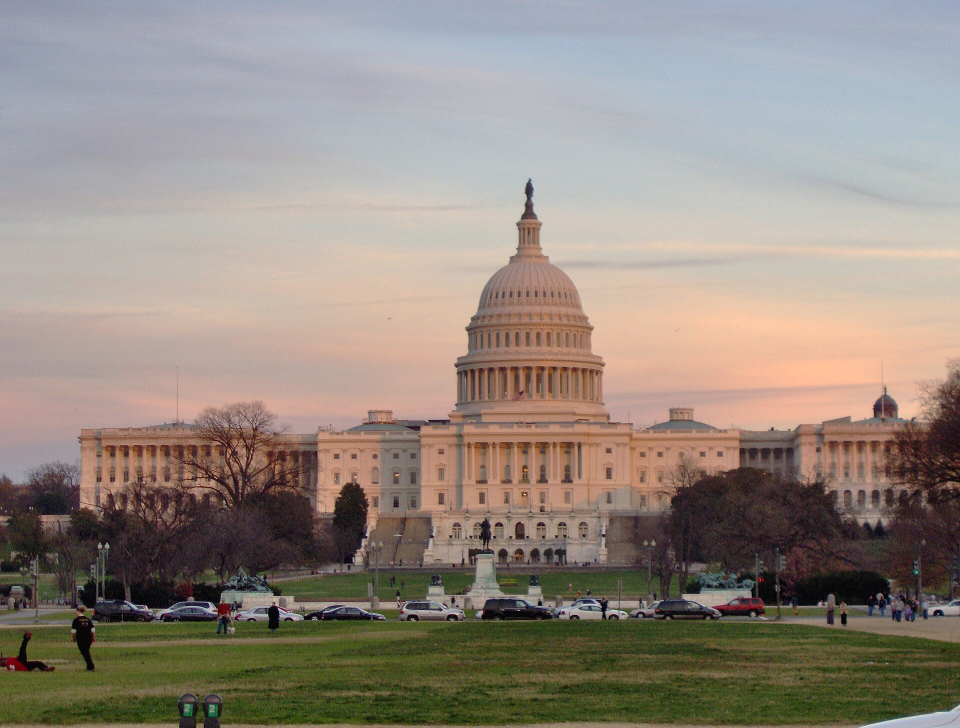
#> input picture la_cosa_nuestra/miniaturas/assets/bg_capitolio.jpg, 1920 x 1455 px (shown at 1/2 size)
$ python miniatura_ovidio.py
#> lines starting #> are read from the running program, lines starting #| are printed output that depends on the picture; after the words box and inside, x2 and y2 are one past the last pixel; in counts of white or black regions, pixels touching at a corner belong together
### la_cosa_nuestra/miniaturas/crear_miniaturas.py
#!/usr/bin/env python3
"""Miniaturas 1280x720 para 'El Señor de los Cielos' (Amado Carrillo Fuentes). Diseño propio inspirado en el estilo de
las miniaturas de referencia (rostro recortado con brillo rojo, número/texto enorme, círculo rojo, papel rasgado, sangre).
Uso: python3 crear_miniaturas.py [carpeta_salida]"""
import math, os, random, sys
import cv2, numpy as np
from PIL import Image, ImageDraw, ImageFilter, ImageFont

AQUI = os.path.dirname(os.path.abspath(__file__))
A = lambda n: os.path.join(AQUI, "assets", n)
W, H = 1280, 720
FONT = "/usr/share/fonts/opentype/inter/Inter-Black.otf"
ROJO = (214, 24, 24); AMARILLO = (255, 214, 10); BLANCO = (255, 255, 255)


def font(sz): return ImageFont.truetype(FONT, sz)


def cover(im, w, h, cx=0.5, cy=0.5):
    s = max(w / im.width, h / im.height)
    im = im.resize((int(im.width * s) + 1, int(im.height * s) + 1), Image.LANCZOS)
    x = int((im.width - w) * cx); y = int((im.height - h) * cy)
    return im.crop((x, y, x + w, y + h))


def cargar(n): return Image.open(A(n)).convert("RGB")


def vineta(im, fuerza=0.75):
    a = np.asarray(im).astype(np.float32)
    yy, xx = np.mgrid[0:a.shape[0], 0:a.shape[1]]
    d = np.sqrt(((xx - a.shape[1] / 2) / (a.shape[1] / 2)) ** 2 + ((yy - a.shape[0] / 2) / (a.shape[0] / 2)) ** 2)
    m = 1 - fuerza * np.clip(d - 0.45, 0, 1) ** 1.4
    return Image.fromarray(np.clip(a * m[..., None], 0, 255).astype(np.uint8))


# [63 lines left out: functions grano, tinte, rostro, con_brillo, texto, not called in this run]


def ancho_texto(s, sz, trazo=8):
    b = font(sz).getbbox(s, stroke_width=trazo)
    return b[2] - b[0]


# [24 lines left out: functions ajustar, sangre, not called in this run]


def rasgado(w, h, seed=1, amp=9, paso=14):
    """mascara L de un trozo de papel con los bordes rasgados"""
    r = random.Random(seed); pts = []
    for x in range(0, w, paso): pts.append((x, r.uniform(-amp, amp)))
    for y in range(0, h, paso): pts.append((w + r.uniform(-amp, amp), y))
    for x in range(w, 0, -paso): pts.append((x, h + r.uniform(-amp, amp)))
    for y in range(h, 0, -paso): pts.append((r.uniform(-amp, amp), y))
    m = Image.new("L", (w, h), 0)
    ImageDraw.Draw(m).polygon([(x + 0, y + 0) for x, y in pts], fill=255)
    return m


def papel_rasgado(base, foto, caja, seed=1, rot=0, borde=10):
    """pega 'foto' (RGB) con borde de papel blanco rasgado y sombra en 'caja' = (x, y, w, h)"""
    x, y, w, h = caja
    foto = cover(foto, w, h)
    mf = rasgado(w, h, seed, amp=6, paso=12)
    W2, H2 = w + 2 * borde, h + 2 * borde
    mp = rasgado(W2, H2, seed + 7, amp=8, paso=10)
    papel = Image.new("RGBA", (W2, H2), (238, 232, 218, 255)); papel.putalpha(mp)
    papel.paste(foto, (borde, borde), mf)
    sh = Image.new("RGBA", (W2 + 60, H2 + 60), (0, 0, 0, 0))
    sh.paste(Image.new("RGBA", (W2, H2), (0, 0, 0, 190)), (30, 30), mp)
    sh = sh.filter(ImageFilter.GaussianBlur(10))
    pieza = Image.new("RGBA", (W2 + 60, H2 + 60), (0, 0, 0, 0)); pieza.alpha_composite(sh, (10, 12)); pieza.alpha_composite(papel, (30, 30))
    if rot: pieza = pieza.rotate(rot, resample=Image.BICUBIC, expand=True)
    b = base.convert("RGBA"); cx, cy = x + w // 2, y + h // 2
    b.alpha_composite(pieza, (cx - pieza.width // 2, cy - pieza.height // 2))
    return b.convert("RGB")


# [168 lines left out: functions circulo_flecha, cinta, sello, v1, v2, corcho and 5 more, not called in this run]


# [2 lines that do not run on import are left out]

### la_cosa_nuestra/miniaturas/miniatura_documental.py
#!/usr/bin/env python3
"""Miniatura estilo 'collage documental' (fotos rasgadas, expediente de fondo, rostro grande en COLOR).
El color del rostro es una colorizacion estimada (mapa de color por luminosidad) sobre la ficha en blanco y negro.
Uso: python3 miniatura_documental.py [carpeta_salida]"""
import os, sys, random
import numpy as np
from PIL import Image, ImageDraw, ImageFilter
from crear_miniaturas import *

RAMPA = [(0, (8, 7, 8)), (50, (46, 34, 30)), (110, (130, 94, 80)), (170, (190, 146, 124)), (215, (222, 180, 156)), (255, (240, 212, 192))]


# [9 lines left out: function colorizar, not called in this run]


def tira_texto(d, x, y, w, color, seed, n, alto=7, sep=17):
    r = random.Random(seed)
    for i in range(n):
        d.rectangle((x, y + i * sep, x + w * r.uniform(0.45, 1.0), y + i * sep + alto), fill=color)


def expediente(base, xy, tam, rot, mug, rojo=True):
    w, h = tam
    pg = Image.new("RGBA", (w, h), (232, 226, 208, 255)); d = ImageDraw.Draw(pg)
    d.rectangle((0, 0, w, 36), fill=(200, 190, 168, 255)); tira_texto(d, 16, 10, w * 0.5, (90, 80, 70, 255), 1, 1, 14)
    tira_texto(d, 16, 60, w * (0.55 if mug is not None else 0.95), (120, 112, 100, 255), 2, 9)
    tira_texto(d, 16, h - 120, w - 40, (120, 112, 100, 255), 3, 6)
    if rojo:
        for yy, ww in ((88, 150), (122, 110), (190, 170)): d.rectangle((16, yy, 16 + ww, yy + 11), fill=(40, 40, 40, 255))
    if mug is not None:
        m = mug.resize((int(w * 0.32), int(w * 0.32 * 1.15)), Image.LANCZOS)
        pg.paste(m, (w - m.width - 20, 54))
        d.rectangle((w - m.width - 20, 54, w - 20, 54 + m.height), outline=(60, 60, 60, 255), width=2)
    sh = Image.new("RGBA", (w + 60, h + 60), (0, 0, 0, 0)); sh.paste(Image.new("RGBA", (w, h), (0, 0, 0, 200)), (30, 30)); sh = sh.filter(ImageFilter.GaussianBlur(12))
    can = Image.new("RGBA", (w + 60, h + 60), (0, 0, 0, 0)); can.alpha_composite(sh, (8, 10)); can.alpha_composite(pg, (30, 30))
    can = can.rotate(rot, resample=Image.BICUBIC, expand=True)
    b = base.convert("RGBA"); b.alpha_composite(can, (int(xy[0] - can.width / 2), int(xy[1] - can.height / 2))); return b.convert("RGB")


def realzar(im, brillo=1.0, sat=1.12, contraste=1.1):
    a = np.asarray(im).astype(np.float32)
    g = a.mean(axis=2, keepdims=True); a = g + (a - g) * sat
    a = (a - 128) * contraste + 128 + (brillo - 1) * 128
    return Image.fromarray(np.clip(a, 0, 255).astype(np.uint8))


# [12 lines left out: function fondo_collage, not called in this run]


def base(var="A"):
    im = fondo_collage(var)
    return expediente(im, (1090, 175), (350, 280), 5, None)


def con_cara(im):
    cara = colorizar(rostro(740))
    return con_brillo(im, cara, (10, H - cara.height + 25), (200, 25, 25), radio=22, intens=0.55, borde=11, borde_color=(235, 230, 215))


def va(var="A"):
    return grano(vineta(con_cara(base(var)), 0.3), 4)


# [4 lines left out: function main, not called in this run]


# [2 lines that do not run on import are left out]

### la_cosa_nuestra/miniaturas/miniatura_ovidio.py
#!/usr/bin/env python3
"""Miniatura 'Ovidio: hizo rendirse a todo un gobierno... y termino rendiendose ante EE.UU.' (sin texto, collage documental).
Mitad 'gobierno mexicano' (ejercito, Palacio Nacional) y mitad 'EE.UU.' (Capitolio, Departamento de Justicia)."""
import os, sys
import numpy as np
from PIL import Image
from miniatura_documental import *

CONFIGS = {
    "A": ("bg_capitolio.jpg", [("bg_blindado_mx.jpg", (900, 185, 800, 390), -2, 4), ("bg_justicia.jpg", (700, 545, 640, 350), 3, 3),
                               ("bg_edificio_mx.jpg", (1110, 545, 540, 350), -3, 5)]),
    "B": ("bg_capitolio_noche.jpg", [("bg_aeropuerto_culiacan.jpg", (900, 185, 800, 390), -2, 4), ("bg_vehiculo_mx.jpg", (700, 545, 640, 350), 3, 3),
                                     ("bg_muro.jpg", (1110, 545, 540, 350), -3, 5)]),
}


def cara_ovidio(altura):
    im = Image.open(A("ovidio_recorte.png")).convert("RGBA")
    ys, xs = np.nonzero(np.asarray(im.split()[3]) > 20)
    im = im.crop((xs.min(), ys.min(), xs.max() + 1, ys.max() + 1))
    rgb = realzar(im.convert("RGB"), 1.0, 1.1, 1.12); rgb.putalpha(im.split()[3])
    return rgb.resize((int(rgb.width * altura / rgb.height), altura), Image.LANCZOS)


def miniatura(var):
    fondo, piezas = CONFIGS[var]
    im = realzar(cover(cargar(fondo), W, H), 0.8, 1.0, 1.05)
#> in cargar, returned value is the input picture: PIL image 1920x1455 RGB; mean R, G, B 147.7, 137.3, 128.1
#> in cover, `s = max(w / im.width, h / im.height)`: s = 0.667
    for nom, (cx, cy, w, h), rot, sd in piezas:
        im = papel_rasgado(im, realzar(cargar(nom)), (cx - w // 2, cy - h // 2, w, h), seed=sd, rot=rot, borde=8)
#> call 2 of cargar, with n = 'bg_blindado_mx.jpg'
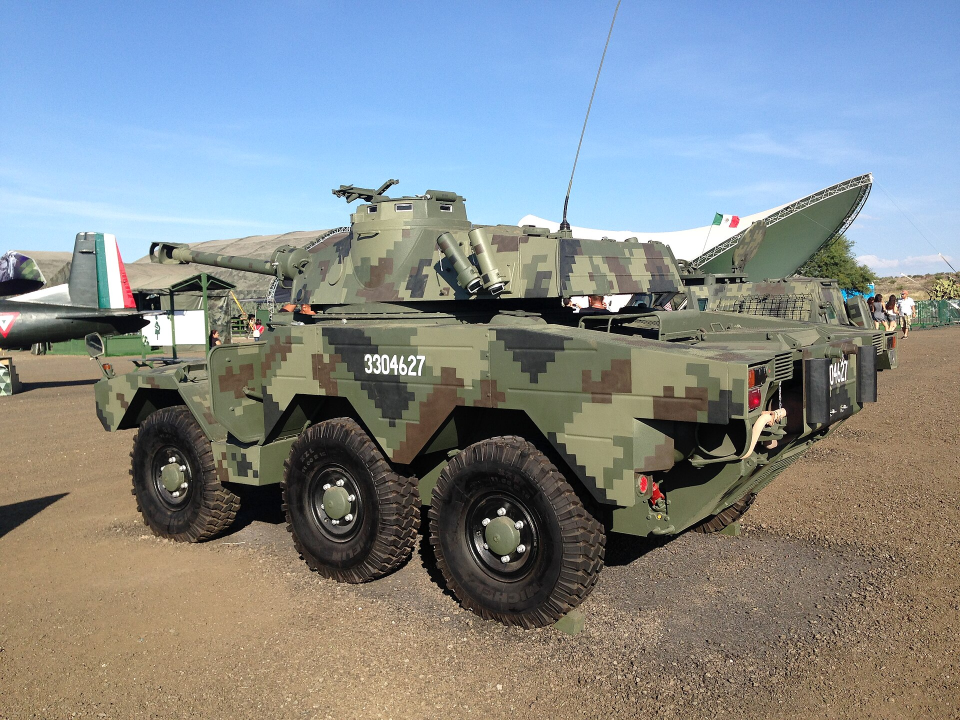
#> input picture la_cosa_nuestra/miniaturas/assets/bg_blindado_mx.jpg, 1920 x 1440 px (shown at 1/2 size)
#> in cargar, returned value is the input picture: PIL image 1920x1440 RGB; mean R, G, B 132, 138.7, 141.1
#> call 2 of realzar, with brillo = 1, sat = 1.12, contraste = 1.1
#> in realzar (call 2), `g = a.mean(axis=2, keepdims=True)`:
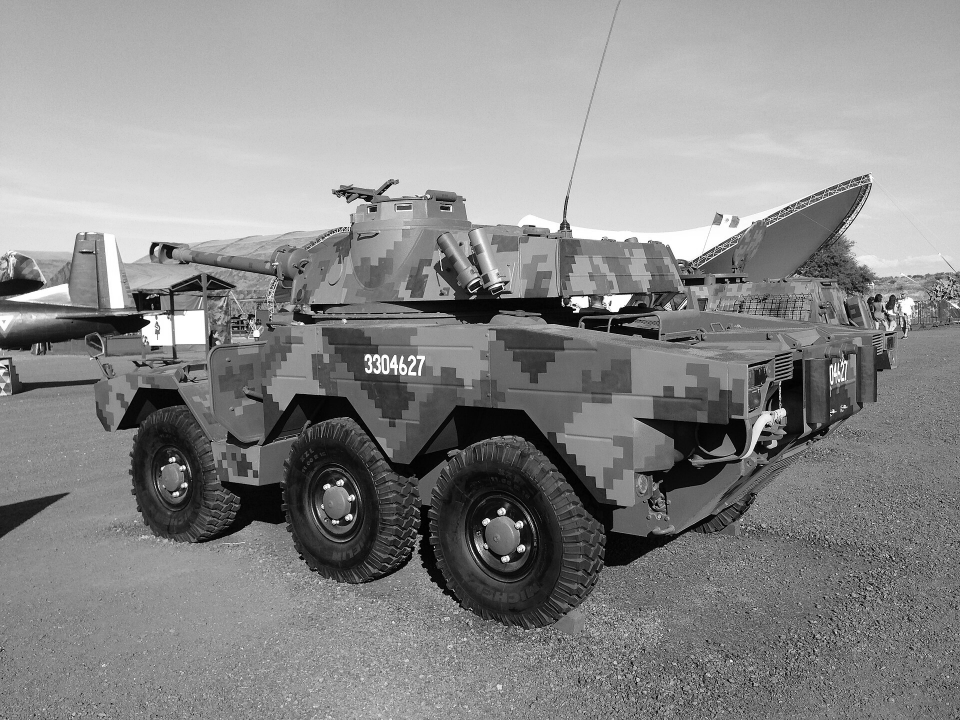
#> g: shape (1440, 1920, 1) float32 (shown at 1/2 size); min 0, max 255, mean 137.3
#> in papel_rasgado, `x, y, w, h = caja`: x = 500; y = -10; w = 800; h = 390
#> call 2 of cover, with w = 800, h = 390, cx = 0.5, cy = 0.5
#> in cover (call 2), `s = max(w / im.width, h / im.height)`: s = 0.417
#> in cover (call 2), `y = int((im.height - h) * cy)`: y = 105
#> in cover (call 2), `return im.crop((x, y, x + w, y + h))`:
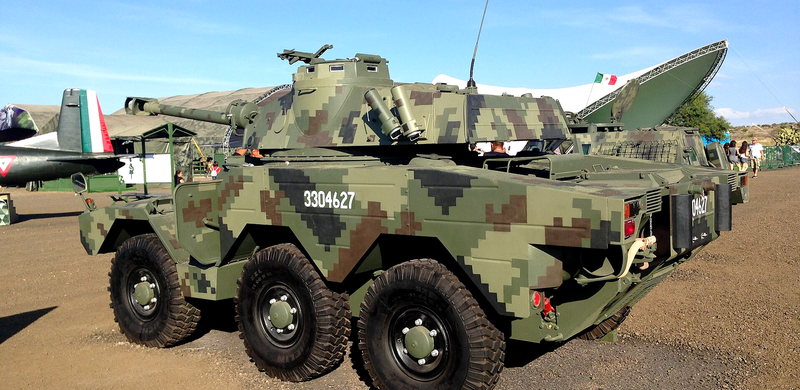
#> returned value: PIL image 800x390 RGB; mean R, G, B 126, 131.1, 121.6
#> after the loop in rasgado, `for y in range(0, h, paso): pts.append((w + r.uniform(-amp, amp), y))`: pts = 100 pairs, first value 0 to 805.6, second value -5.48 to 384
#> after the loop in rasgado, `for x in range(w, 0, -paso): pts.append((x, h + r.uniform(-amp, amp)))`: pts = 167 pairs, first value 0 to 805.6, second value -5.48 to 396
#> after the loop in rasgado, `for y in range(h, 0, -paso): pts.append((r.uniform(-amp, amp), y))`: pts = 200 pairs, first value -5.96 to 805.6, second value -5.48 to 396
#> in rasgado, `m = Image.new("L", (w, h), 0)`: m: PIL image 800x390 L; every value is 0
#> in rasgado, `ImageDraw.Draw(m).polygon([(x + 0, y + 0) for x, y in pts], fill=255)`:
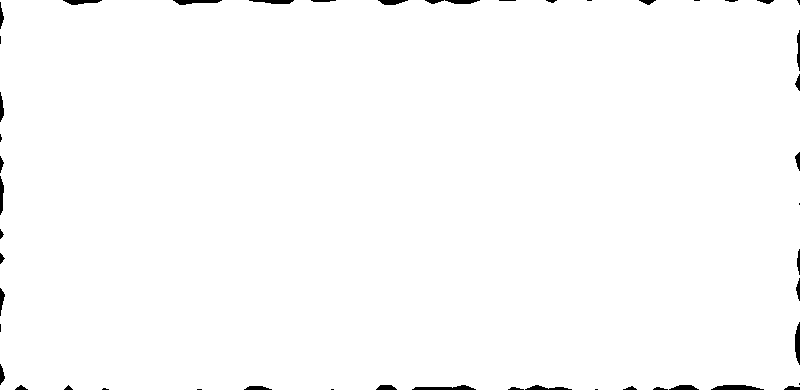
#> m: PIL image 800x390 L; 99.1% white; 50 black regions (14 under 20 px), largest, box (x1, y1, x2, y2) and area: (711, 385, 764, 390) 199, (412, 385, 476, 390) 196, (795, 322, 800, 365) 163
#> in papel_rasgado, `W2, H2 = w + 2 * borde, h + 2 * borde`: W2 = 816; H2 = 406
#> in rasgado (call 2), `m = Image.new("L", (w, h), 0)`: m: PIL image 816x406 L; every value is 0
#> in rasgado (call 2), `ImageDraw.Draw(m).polygon([(x + 0, y + 0) for x, y in pts], fill=255)`: m: PIL image 816x406 L; 99% white; 62 black regions (19 under 20 px), largest, box (x1, y1, x2, y2) and area: (354, 0, 396, 7) 213, (0, 160, 7, 206) 192, (502, 399, 533, 406) 169
#> in papel_rasgado, `sh = Image.new("RGBA", (W2 + 60, H2 + 60), (0, 0, 0, 0))`: sh: PIL image 876x466 RGBA; every value is 0
#> in papel_rasgado, `if rot: pieza = pieza.rotate(rot, resample=Image.BICUBIC, expand=True)`:
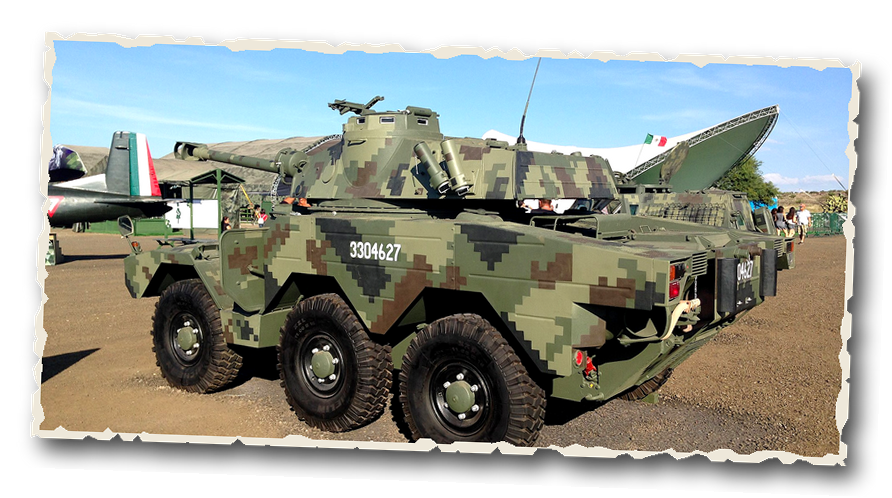
#> pieza: PIL image 892x498 RGBA; mean R, G, B, A 97.7, 100.9, 93.7, 194.6; transparent parts drawn white
#> in papel_rasgado, `cx, cy = (x + w // 2, y + h // 2)`: cx = 900; cy = 185
    im = expediente(vineta(im, 0.3), (1090, 175), (350, 280), 5, None)
#> in vineta, `return Image.fromarray(np.clip(a * m[..., None], 0, 255).astype(np.uin..`:
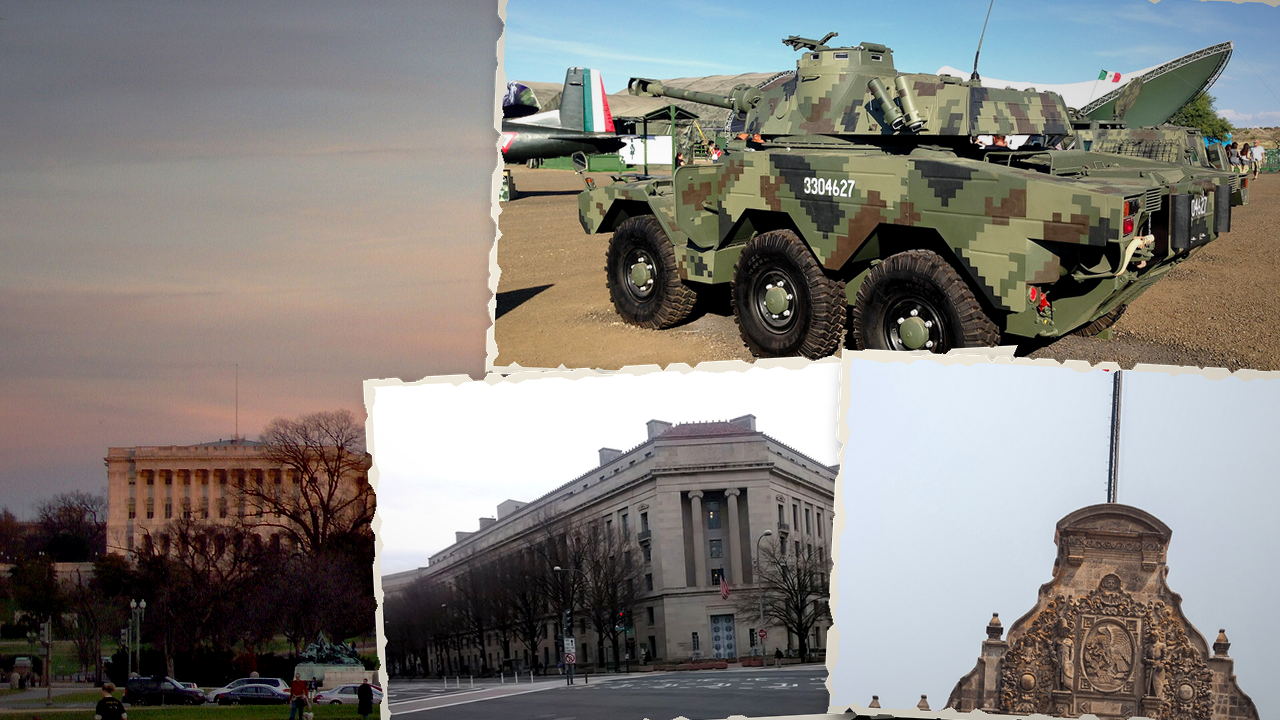
#> returned value: PIL image 1280x720 RGB; mean R, G, B 130.9, 127.6, 123.4
#> in expediente, `w, h = tam`: w = 350; h = 280
#> in expediente, `sh = Image.new('RGBA', (w + 60, h + 60), (0, 0, 0, 0))`: sh: PIL image 410x340 RGBA; every value is 0
#> in expediente, `b.alpha_composite(can, (int(xy[0] - can.width / 2), int(xy[1] - can.he`:
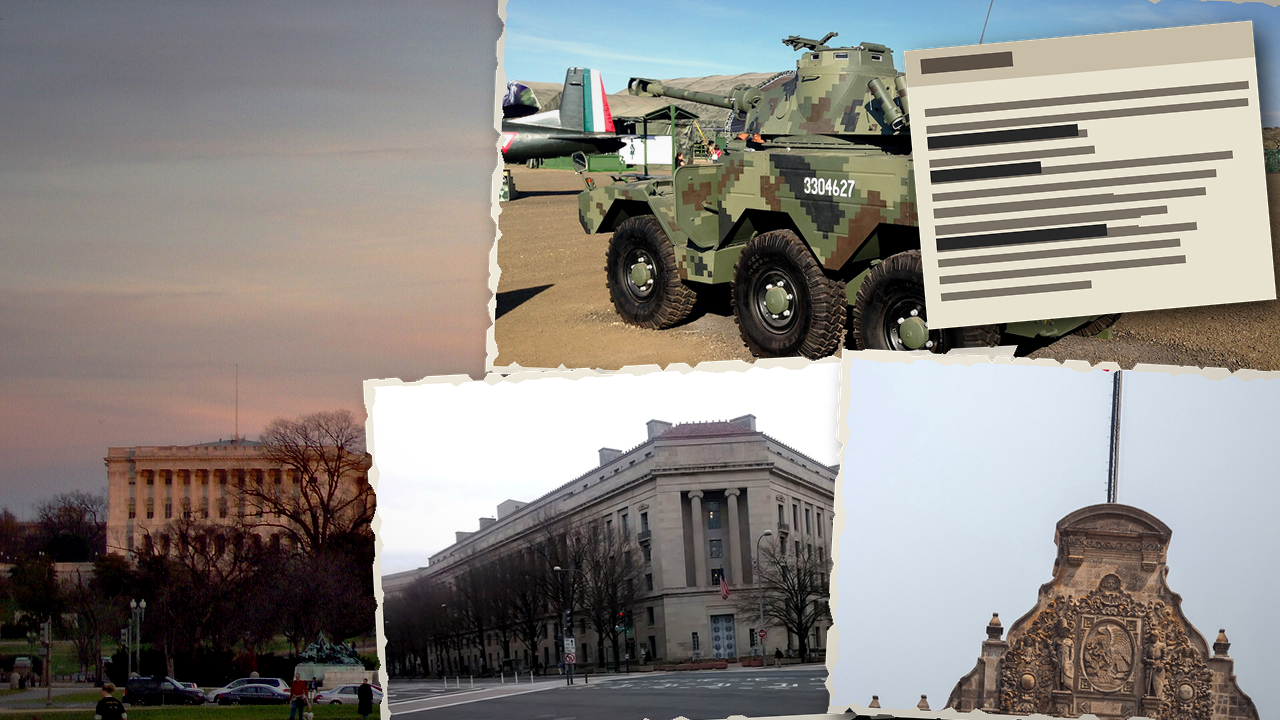
#> b: PIL image 1280x720 RGBA; mean R, G, B, A 139, 134.8, 130.3, 255
    cara = cara_ovidio(700)
    im = con_brillo(im, cara, (15, H - cara.height + 30), (200, 25, 25), radio=22, intens=0.55, borde=11, borde_color=(235, 230, 215))
    return grano(vineta(im, 0.3), 4)


if __name__ == "__main__":
    out = sys.argv[1] if len(sys.argv) > 1 else os.path.join(os.path.dirname(os.path.abspath(__file__)), "salida")
    for v in CONFIGS:
#> (the run stopped early here; a loop or call above may not have finished)
